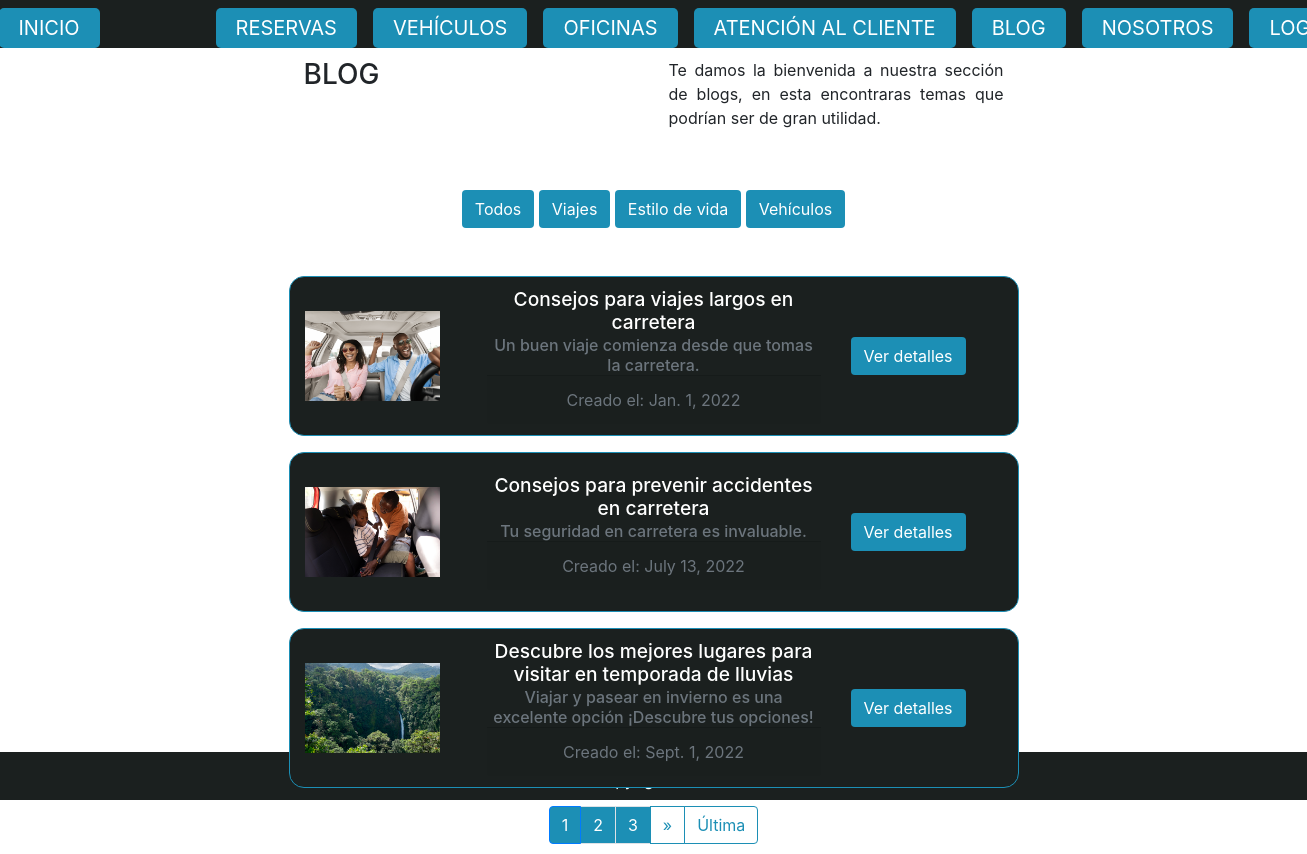
The app's page /blog/list/ with its own data.
### App_Blog/models.py (models this page shows, shortened)
class Post(models.Model):
    categoria = models.CharField(max_length=50, null=True)
    titulo = models.CharField(max_length=50)
    sub_titulo = models.CharField(max_length=50)
    cuerpo = models.CharField(max_length=500)
    fecha = models.DateField(auto_now=False, auto_now_add=False)
    imagen = models.ImageField(upload_to='blog', blank=True, null=True)

### App_Blog/views.py (the view)
# urls.py: path('list/', PostList,  name='PostList'),
def PostList(request):
    listado_posts  = Post.objects.all()
    paginator     = Paginator(listado_posts,3)
    pagina        = request.GET.get("page") or 1
    posts          = paginator.get_page(pagina)
    pagina_actual = int(pagina)
    paginas       = range(1, posts.paginator.num_pages + 1)
    contexto      = {"posts": posts, "paginas":paginas, "pagina_actual":pagina_actual}
    return render(request, "PostList.html", contexto )

### App_Blog/templates/PostList.html (shortened to what this page needs)
{% extends 'Main.html' %}
{% load static %}
{% block bloqueQueCambia %}
<div class="container container-body">
    <div class="d-flex justify-content-center h-100">
        <div class="about-us-card">
            <div class="d-flex justify-content-center">
                <div class="container">
                    <h3 id="title" class="text-uppercase">Blog</h3>
                </div>
                <div class="container text-justify">
                    <p>Te damos la bienvenida a nuestra sección de blogs,
                        en esta encontraras temas que podrían ser de gran
                        utilidad.</p>
                </div>
            </div>
            <br>
            <div class="our-team">
                <div class="mb-5">
                    <a href="{% url 'PostList' %}" class="btn btn-search">Todos</a>
                    <a href="{% url 'Categoria' 'Viajes' %}" class="btn btn-search">Viajes</a>
                    <a href="{% url 'Categoria' 'Estilo de vida' %}" class="btn btn-search">Estilo de vida</a>
                    <a href="{% url 'Categoria' 'Vehiculos' %}" class="btn btn-search">Vehículos</a>
                </div>
                <div class="row">
                    {% for post in posts %}
                    <div class="col-md-12 col-sm-6 card-blog mb-3">
                        <div class="row">
                            <div class="col-md-3 col-sm-6 d-flex align-items-center">
                                <img src="{{post.imagen.url}}" alt="imagen-auto" height="90px">
                            </div>
                            <div class="col-md-6 col-sm-6">
                                <h4 class="title-card">{{post.titulo}}</h4>
                                <h5 class="card-subtitle text-muted">{{post.sub_titulo}}</h5>
                                <div class="card-footer text-muted">
                                    <span>Creado el: {{post.fecha}}</span>
                                </div>
                            </div>
                            <div class="col-md-3 col-sm-6 d-flex align-items-center">
                                <form action="{% url 'PostDetail' post.id %}" method="GET">
                                    <button type="submit" class="btn btn-details">
                                        Ver detalles
                                    </button>
                                </form>
                            </div>
                        </div>
                    </div>
                    {% endfor %}
                </div>
            </div>
            <div class="row mt-3 justify-content-center" style="margin:auto; width:auto">
                <nav>
                    <ul class="pagination">
                        {% for pagina in paginas %}
                        <li class="page-item{% if pagina_actual == pagina %} active {% endif %}">
                            <a class="page-link options-nav" href="?page={{ pagina }}">{{pagina}}</a>
                        </li>
                        {% endfor %}
                        {% if posts.has_next %}
                        <li class="page-item">
                            <a class="page-link options-nav-next" href="?page={{ posts.next_page_number }}">&raquo; </a>
                        </li>
                        <li class="page-item">
                            <a class="page-link options-nav-next"
                                href="?page={{ posts.paginator.num_pages }}">Última</a>
                        </li>
                        {% endif %}
                    </ul>
                </nav>
            </div>
        </div>
    </div>
</div>
{% endblock bloqueQueCambia %}

### App_MVTProyectoFinalCoder/static/css/styles.css (style rules this page uses)
body, html { margin: 0; padding: 0; height: 100%; }
.container-body { height: 88%; }
ul { list-style: none; padding: 0; margin: 0; }

### App_Blog/templates/PostList.html (style rules this page uses)
.about-us-card { width: 750px; margin-top: auto; margin-bottom: auto; position: relative; display: flex; justify-content: center; flex-direction: column; padding: 10px; }
.card-blog { margin-top: auto; margin-bottom: auto; position: relative; display: flex; justify-content: center; flex-direction: column; background: #1b201f; border-radius: 15px; text-align: center; border: 1px solid #1c8fb5; height: 160px; }
.title-card { color: white; font-size: 1.2rem; }
.card-subtitle { color: white; font-size: 1.0rem; }
.our-team { padding: 20px 15px 30px; text-align: center; height: 620px !important; }
.btn-details { background-color: #1c8fb5; color: white; }
.btn-search { background-color: #1c8fb5; color: white; }
.page-link { color: #fff !important; background-color: #1c8fb5 !important; }
.options-nav { background-color: #1c8fb5 !important; }
.options-nav-next { background-color: white !important; border-color: #1c8fb5 !important; color: #1c8fb5 !important; }

### records on screen
Post: imagen (picture), titulo "Consejos para viajes largos en carretera", sub_titulo "Un buen viaje comienza desde que tomas la carretera.", fecha "Jan. 1, 2022"
Post: imagen (picture), titulo "Consejos para prevenir accidentes en carretera", sub_titulo "Tu seguridad en carretera es invaluable.", fecha "July 13, 2022"
Post: imagen (picture), titulo "Descubre los mejores lugares para visitar en temporada de lluvias", sub_titulo "Viajar y pasear en invierno es una excelente opción ¡Descubre tus opciones!", fecha "Sept. 1, 2022"

### other values on screen
{{ pagina }} "1" "2" "3"
